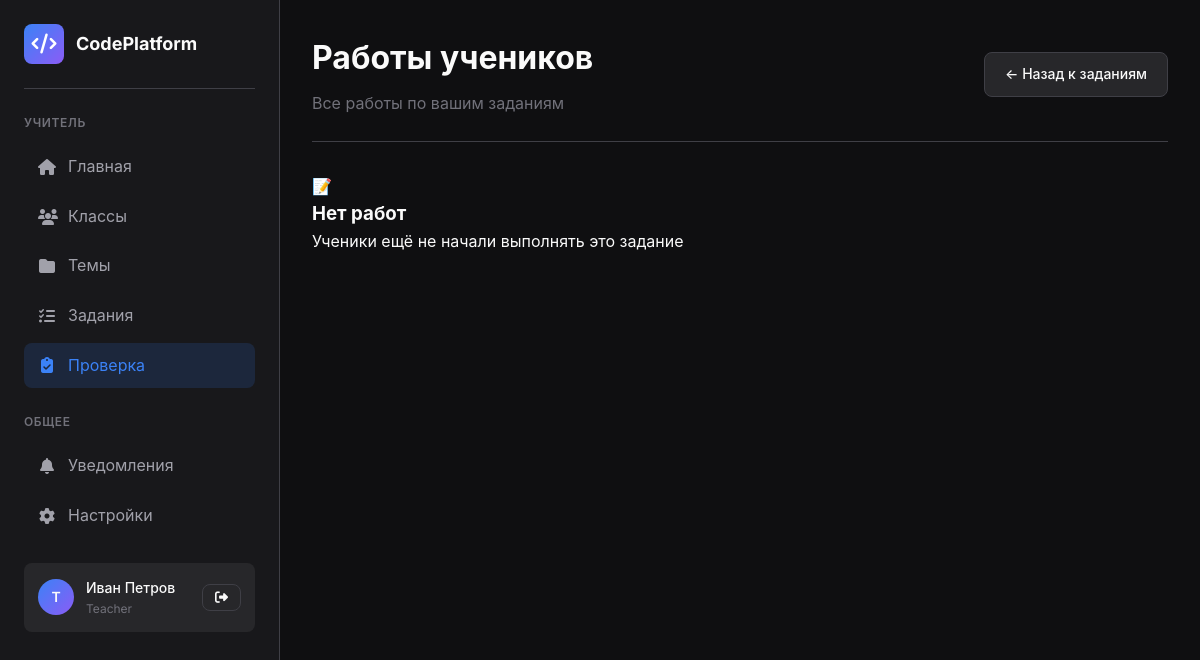
/teacher/submissions (signed in), run on the app's committed database.
### models.py (models this page shows, shortened)
class User(UserMixin, db.Model):
    __tablename__ = 'users'
    id = db.Column(db.Integer, primary_key=True)
    username = db.Column(db.String(80), unique=True, nullable=False, index=True)
    email = db.Column(db.String(120), unique=True, nullable=False, index=True)
    password_hash = db.Column(db.String(256), nullable=False)
    role = db.Column(db.String(20), nullable=False, default='student')  # student, teacher, admin
    first_name = db.Column(db.String(50))
    last_name = db.Column(db.String(50))
    avatar_url = db.Column(db.String(255))
    is_active = db.Column(db.Boolean, default=True)
    created_at = db.Column(db.DateTime, default=datetime.utcnow)
    updated_at = db.Column(db.DateTime, default=datetime.utcnow, onupdate=datetime.utcnow)
    class_memberships = db.relationship('ClassMember', back_populates='user', cascade='all, delete-orphan')
    submissions = db.relationship('Submission', foreign_keys='Submission.user_id', back_populates='user', cascade='all, delete-orphan')
    created_assignments = db.relationship('Assignment', foreign_keys='Assignment.created_by', back_populates='creator', cascade='all, delete-orphan')
    graded_submissions = db.relationship('Submission', foreign_keys='Submission.graded_by', back_populates='grader')
    activity_logs = db.relationship('ActivityLog', back_populates='user', cascade='all, delete-orphan')
    @property
    def full_name(self):
        if self.first_name and self.last_name:
            return f"{self.first_name} {self.last_name}"
        return self.username

### app.py (the view)
@app.route('/teacher/submissions')
@login_required
def review_submissions():
    if current_user.role not in ['teacher', 'admin']:
        flash('Доступ запрещён', 'error')
        return redirect(url_for('index'))
    class_ids = [cm.class_group_id for cm in current_user.class_memberships]
    if current_user.role == 'admin':
        class_ids = [c.id for c in ClassGroup.query.all()]
    assignment_id = request.args.get('assignment_id', type=int)
    status = request.args.get('status', '')
    query = Submission.query.join(Assignment).filter(
        Assignment.class_group_id.in_(class_ids)
    )
    if assignment_id:
        query = query.filter(Submission.assignment_id == assignment_id)
    if status:
        query = query.filter(Submission.status == status)
    submissions = query.order_by(Submission.submitted_at.desc()).all()
    return render_template('teacher/submissions.html', submissions=submissions)

### templates/teacher/submissions.html (shortened to what this page needs)
{% extends "base.html" %}
{% block content %}
<div class="header">
    <div>
        <h1>Работы учеников</h1>
        {% if assignment %}
        <p class="text-muted mt-1">{{ assignment.title }}</p>
        {% else %}
        <p class="text-muted mt-1">Все работы по вашим заданиям</p>
        {% endif %}
    </div>
    <a href="{{ url_for('manage_assignments') }}" class="btn btn-secondary">← Назад к заданиям</a>
</div>
<div class="mt-4">
    {% if submissions %}
    <div class="table-container">
        <table class="table">
            <thead>
                <tr>
                    <th>Ученик</th>
                    <th>Статус</th>
                    <th>Начало</th>
                    <th>Отправка</th>
                    <th>Балл</th>
                    <th>Подозрительность</th>
                    <th>Действия</th>
                </tr>
            </thead>
            <tbody>
                {% for submission in submissions %}
                <tr>
                    <td>
                        <strong>{{ submission.user.full_name }}</strong>
                        <br><small class="text-muted">{{ submission.user.username }}</small>
                    </td>
                    <td>
                        {% if submission.status == 'graded' %}
                            <span class="badge badge-success">Проверено</span>
                        {% elif submission.status == 'submitted' %}
                            <span class="badge badge-warning">На проверке</span>
                        {% elif submission.status == 'draft' %}
                            <span class="badge badge-muted">Черновик</span>
                        {% elif submission.status == 'expired' %}
                            <span class="badge badge-danger">Просрочено</span>
                        {% endif %}
                    </td>
                    <td>{{ formatDateTime(submission.started_at) }}</td>
                    <td>
                        {% if submission.submitted_at %}
                            {{ formatDateTime(submission.submitted_at) }}
                        {% else %}
                            <span class="text-muted">—</span>
                        {% endif %}
                    </td>
                    <td>
                        {% if submission.score is not none %}
                            <strong>{{ submission.score }}/{{ submission.max_score }}</strong>
                        {% else %}
                            <span class="text-muted">—</span>
                        {% endif %}
                    </td>
                    <td>
                        <div class="suspicion-meter" style="min-width: 150px;">
                            <div class="suspicion-bar">
                                {% set suspicion_class = 'suspicion-low' %}
                                {% if submission.suspicion_score >= 70 %}
                                    {% set suspicion_class = 'suspicion-high' %}
                                {% elif submission.suspicion_score >= 30 %}
                                    {% set suspicion_class = 'suspicion-medium' %}
                                {% endif %}
                                <div class="suspicion-fill {{ suspicion_class }}"
                                     style="width: {{ submission.suspicion_score }}%;"></div>
                            </div>
                            <span class="suspicion-value">{{ submission.suspicion_score }}%</span>
                        </div>
                    </td>
                    <td>
                        <div class="flex gap-1">
                            <a href="{{ url_for('review_submission', submission_id=submission.id) }}"
                               class="btn btn-sm btn-primary" title="Проверить">📝</a>
                            {% if submission.status == 'draft' %}
                            <span class="btn btn-sm btn-secondary" title="Ещё выполняет">⏳</span>
                            {% endif %}
                        </div>
                    </td>
                </tr>
                {% endfor %}
            </tbody>
        </table>
    </div>
    <div class="stats-grid mt-4">
        <div class="stat-card">
            <div class="stat-label">Всего работ</div>
            <div class="stat-value">{{ submissions|length }}</div>
        </div>
        <div class="stat-card success">
            <div class="stat-label">Проверено</div>
            <div class="stat-value">{{ submissions|selectattr('status', 'equalto', 'graded')|list|length }}</div>
        </div>
        <div class="stat-card warning">
            <div class="stat-label">На проверке</div>
            <div class="stat-value">{{ submissions|selectattr('status', 'equalto', 'submitted')|list|length }}</div>
        </div>
        <div class="stat-card">
            <div class="stat-label">Средний балл</div>
            <div class="stat-value">
                {% set graded = submissions|selectattr('score', 'defined')|selectattr('score', 'not none')|list %}
                {% if graded %}
                    {{ (graded|map(attribute='score')|sum / graded|length)|round(1) }}
                {% else %}
                    —
                {% endif %}
            </div>
        </div>
    </div>
    {% else %}
    <div class="empty-state">
        <div class="empty-state-icon">📝</div>
        <h3 class="empty-state-title">Нет работ</h3>
        <p class="empty-state-text">Ученики ещё не начали выполнять это задание</p>
    </div>
    {% endif %}
</div>
{% endblock %}

### templates/base.html (shortened to what this page needs)
<!DOCTYPE html>
<html lang="ru" class="dark">
<head>
    <link rel="stylesheet" href="https://cdnjs.cloudflare.com/ajax/libs/font-awesome/6.4.0/css/all.min.css">
    <link rel="stylesheet" href="https://cdnjs.cloudflare.com/ajax/libs/codemirror/5.65.13/codemirror.min.css">
    <link rel="stylesheet" href="https://cdnjs.cloudflare.com/ajax/libs/codemirror/5.65.13/theme/dracula.min.css">
</head>
<body>
    {% if current_user.is_authenticated %}
    <div class="app-layout">
        <aside class="sidebar">
            <div class="logo">
                <div class="logo-icon">
                    <i class="fas fa-code"></i>
                </div>
                <span class="logo-text">CodePlatform</span>
            </div>
            <nav>
                {% if current_user.role == 'student' %}
                <div class="nav-section">
                    <div class="nav-section-title">Ученик</div>
                    <a href="{{ url_for('student_dashboard') }}" class="nav-item {% if request.endpoint == 'student_dashboard' %}active{% endif %}">
                        <i class="fas fa-home"></i>
                        <span>Главная</span>
                    </a>
                    <a href="{{ url_for('student_dashboard') }}#assignments" class="nav-item">
                        <i class="fas fa-book"></i>
                        <span>Задания</span>
                    </a>
                    <a href="{{ url_for('student_dashboard') }}#progress" class="nav-item">
                        <i class="fas fa-chart-line"></i>
                        <span>Прогресс</span>
                    </a>
                </div>
                {% elif current_user.role in ['teacher', 'admin'] %}
                <div class="nav-section">
                    <div class="nav-section-title">Учитель</div>
                    <a href="{{ url_for('teacher_dashboard') }}" class="nav-item {% if request.endpoint == 'teacher_dashboard' %}active{% endif %}">
                        <i class="fas fa-home"></i>
                        <span>Главная</span>
                    </a>
                    <a href="{{ url_for('manage_classes') }}" class="nav-item {% if request.endpoint == 'manage_classes' %}active{% endif %}">
                        <i class="fas fa-users"></i>
                        <span>Классы</span>
                    </a>
                    <a href="{{ url_for('manage_topics') }}" class="nav-item {% if request.endpoint == 'manage_topics' %}active{% endif %}">
                        <i class="fas fa-folder"></i>
                        <span>Темы</span>
                    </a>
                    <a href="{{ url_for('manage_assignments') }}" class="nav-item {% if request.endpoint == 'manage_assignments' %}active{% endif %}">
                        <i class="fas fa-tasks"></i>
                        <span>Задания</span>
                    </a>
                    <a href="{{ url_for('review_submissions') }}" class="nav-item {% if request.endpoint == 'review_submissions' %}active{% endif %}">
                        <i class="fas fa-clipboard-check"></i>
                        <span>Проверка</span>
                    </a>
                </div>
                {% endif %}
                <div class="nav-section">
                    <div class="nav-section-title">Общее</div>
                    <a href="#" class="nav-item">
                        <i class="fas fa-bell"></i>
                        <span>Уведомления</span>
                    </a>
                    <a href="#" class="nav-item">
                        <i class="fas fa-cog"></i>
                        <span>Настройки</span>
                    </a>
                </div>
            </nav>
            <div class="user-menu">
                <div class="user-avatar">
                    {{ current_user.username[0].upper() }}
                </div>
                <div class="user-info">
                    <div class="user-name">{{ current_user.full_name }}</div>
                    <div class="user-role">{{ current_user.role|capitalize }}</div>
                </div>
                <a href="{{ url_for('logout') }}" class="btn btn-sm btn-secondary">
                    <i class="fas fa-sign-out-alt"></i>
                </a>
            </div>
        </aside>
        <main class="main-content">
            {% block content %}{% endblock %}
        </main>
    </div>
    {% else %}
    <main>
        {% block content_guest %}{% endblock %}
    </main>
    {% endif %}
</body>
</html>

### data on the page
User: username "T", full_name "Иван Петров", role "Teacher"
